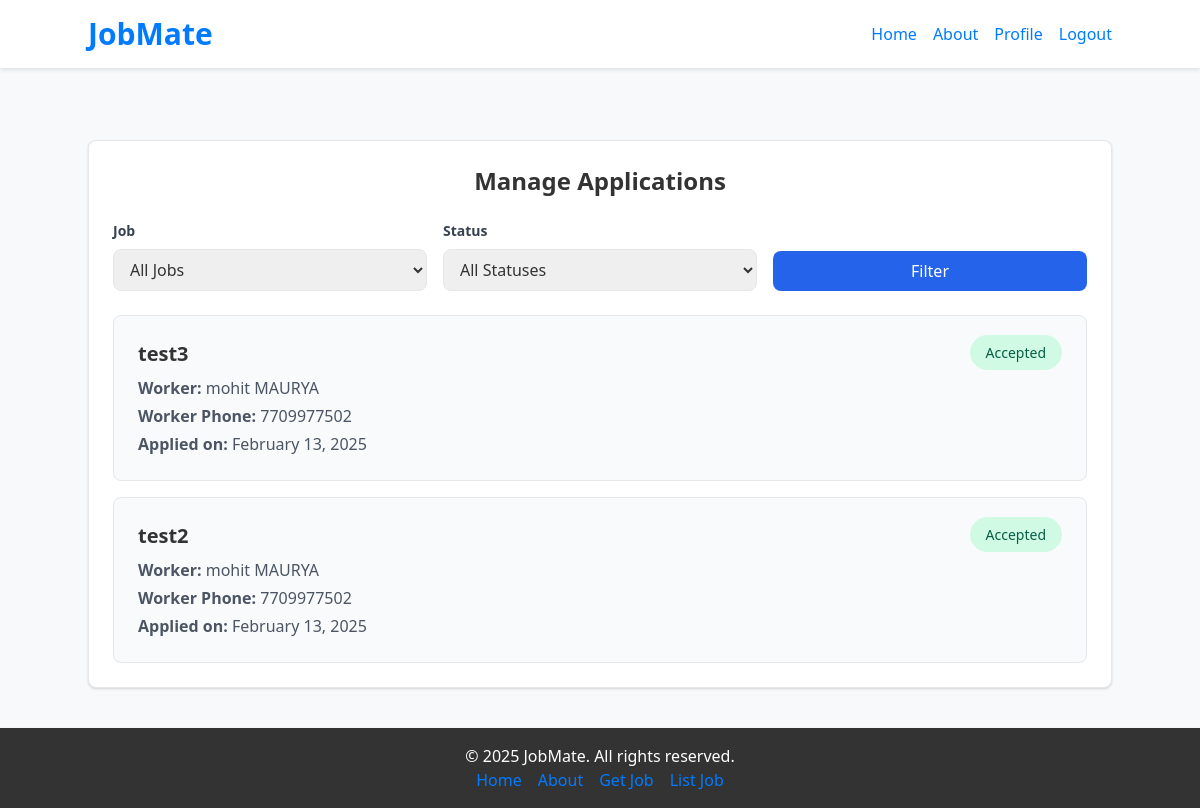
The page /contractor/applications/ (signed in) on the database as committed earlier.
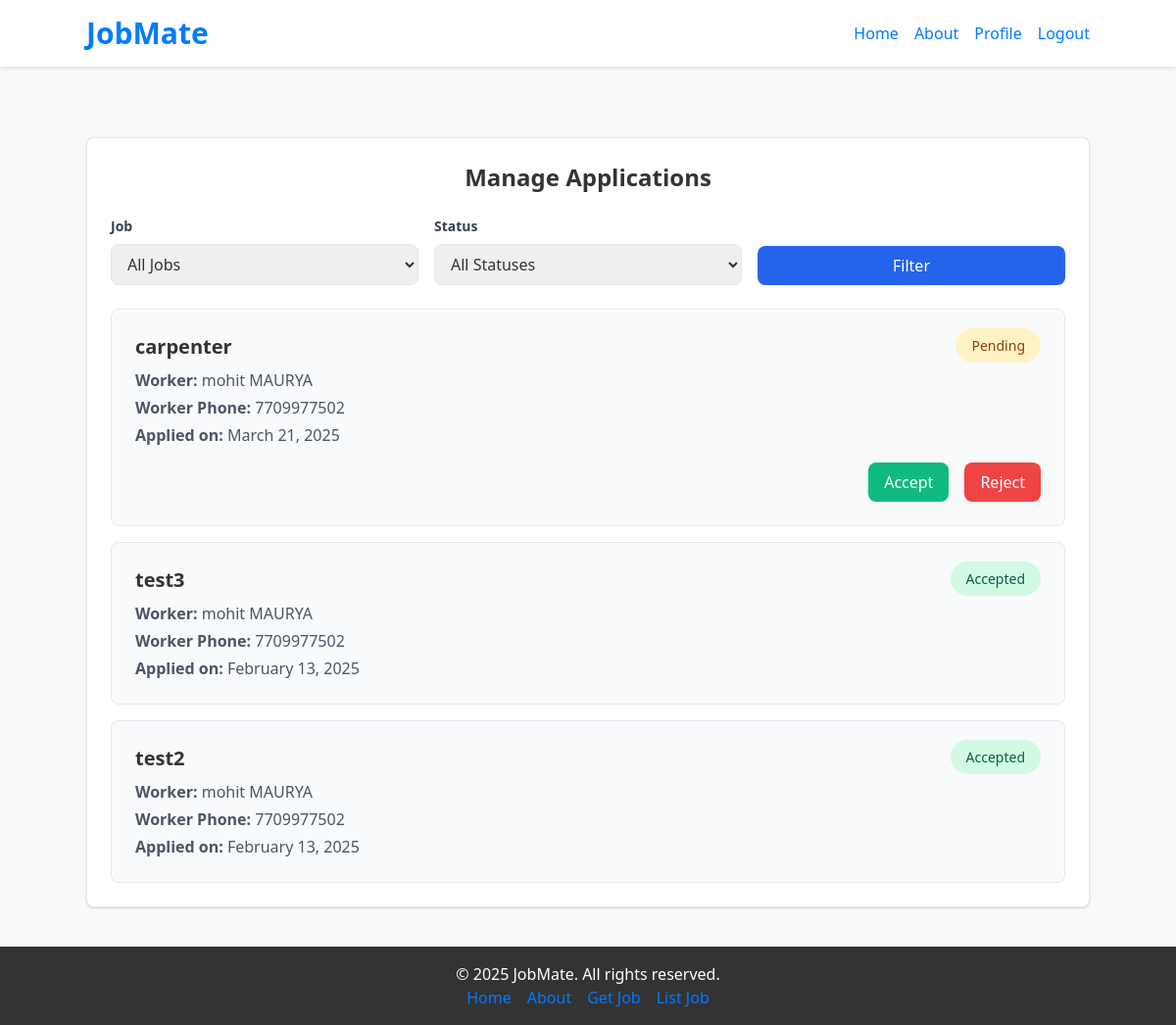
The same page on the database as committed later.
### contractor/models.py (models this page shows, shortened)
class Application(models.Model):
    STATUS_CHOICES = (
        ('pending', 'Pending'),
        ('accepted', 'Accepted'),
        ('rejected', 'Rejected')
    )
    worker = models.ForeignKey('worker.Worker', on_delete=models.CASCADE)
    job = models.ForeignKey(Job, on_delete=models.CASCADE)
    status = models.CharField(max_length=10, choices=STATUS_CHOICES, default='pending')
    applied_at = models.DateTimeField(auto_now_add=True)
    class Meta:
        unique_together = ('worker', 'job')

class Job(models.Model):
    STATUS_CHOICES = (
        ('open', 'Open'),
        ('closed', 'Closed')
    )
    contractor = models.ForeignKey(Contractor, on_delete=models.CASCADE)
    title = models.CharField(max_length=255)
    description = models.TextField()
    location = models.CharField(max_length=255)
    wage = models.DecimalField(max_digits=10, decimal_places=2)
    required_skills = models.TextField(blank=True, null=True)
    created_at = models.DateTimeField(auto_now_add=True)
    status = models.CharField(max_length=10, choices=STATUS_CHOICES, default='open')

### worker/models.py (models this page shows, shortened)
class Worker(models.Model):
    user = models.OneToOneField(CustomUser, on_delete=models.CASCADE, primary_key=True)
    name = models.CharField(max_length=255, blank=True, null=True)
    experience = models.IntegerField(default=0)
    availability = models.BooleanField(default=True)
    location = models.CharField(max_length=255)
    profile_score = models.FloatField(default=0)
    skills = models.ManyToManyField('Skill', through='WorkerSkill')

### accounts/models.py (models this page shows)
class CustomUser(AbstractUser):
    ROLE_CHOICES = (
        ('worker', 'Worker'),
        ('contractor', 'Contractor'),
    )
    role = models.CharField(max_length=20, choices=ROLE_CHOICES, default='worker')
    phone = models.CharField(max_length=15, blank=True, null=True)
    address = models.TextField(blank=True, null=True)
    created_at = models.DateTimeField(auto_now_add=True)
    date_of_birth = models.DateField(blank=True, null=True)

### contractor/views.py (the view)
# urls.py: path('applications/', views.manage_applications, name='manage-applications'),
@login_required(login_url='/login/')
def manage_applications(request):
    contractor = request.user.contractor
    job_filter = request.GET.get('job')
    status_filter = request.GET.get('status')
    applications_list = Application.objects.filter(job__contractor=contractor)
    if job_filter:
        applications_list = applications_list.filter(job_id=job_filter)
    if status_filter:
        applications_list = applications_list.filter(status=status_filter)
    applications_list = applications_list.order_by('-applied_at')
    jobs = contractor.job_set.all()
    paginator = Paginator(applications_list, 10)
    page = request.GET.get('page')
    applications = paginator.get_page(page)
    return render(request, 'manage_applications.html', {
        'applications': applications,
        'jobs': jobs,
        'current_job': job_filter,
        'current_status': status_filter
    })

### contractor/templates/manage_applications.html (shortened to what this page needs)
{% extends "base.html" %}
{% block content %}
<div class="max-w-6xl mx-auto mt-8">
    <div class="bg-white shadow rounded-lg p-6 border">
        <h2 class="text-2xl font-bold mb-6 text-center">Manage Applications</h2>
        <form method="get" class="grid grid-cols-1 md:grid-cols-3 gap-4 mb-6">
            <div>
                <label class="block text-gray-700 text-sm font-bold mb-2" for="job">Job</label>
                <select name="job" id="job" class="w-full px-3 py-2 border rounded-lg focus:outline-none focus:ring-2 focus:ring-blue-600">
                    <option value="">All Jobs</option>
                </select>
            </div>
            <div>
                <label class="block text-gray-700 text-sm font-bold mb-2" for="status">Status</label>
                <select name="status" id="status" class="w-full px-3 py-2 border rounded-lg focus:outline-none focus:ring-2 focus:ring-blue-600">
                    <option value="">All Statuses</option>
                </select>
            </div>
            <div class="flex items-end">
                <button type="submit" class="w-full bg-blue-600 text-white px-4 py-2 rounded-lg hover:bg-blue-700">Filter</button>
            </div>
        </form>
        <div class="space-y-4">
            {% for application in applications %}
            <div class="bg-gray-50 p-6 rounded-lg border">
                <div class="flex justify-between items-start">
                    <div>
                        <h3 class="text-xl font-semibold">{{ application.job.title }}</h3>
                        <div class="mt-2 space-y-1">
                            <p class="text-gray-600"><strong>Worker:</strong> {{ application.worker.user.get_full_name }}</p>
                            <p class="text-gray-600"><strong>Worker Phone:</strong> {{ application.worker.user.phone }}</p>
                            <p class="text-gray-600"><strong>Applied on:</strong> {{ application.applied_at|date:"F j, Y" }}</p>
                        </div>
                    </div>
                    <div class="text-right">
                        <span class="px-4 py-2 rounded-full text-sm
                            {% if application.status == 'pending' %}bg-yellow-100 text-yellow-800
                            {% elif application.status == 'accepted' %}bg-green-100 text-green-800
                            {% else %}bg-red-100 text-red-800{% endif %}">
                            {{ application.get_status_display }}
                        </span>
                    </div>
                </div>
                {% if application.status == 'pending' %}
                <div class="mt-4 flex justify-end space-x-4">
                    <form method="post" action="{% url 'update-application-status' application.id %}">
                        <button type="submit" class="bg-green-500 text-white px-4 py-2 rounded-lg hover:bg-green-600">Accept</button>
                    </form>
                    <form method="post" action="{% url 'update-application-status' application.id %}">
                        <button type="submit" class="bg-red-500 text-white px-4 py-2 rounded-lg hover:bg-red-600">Reject</button>
                    </form>
                </div>
                {% endif %}
            </div>
            {% empty %}
            <div class="text-center py-8">
                <p class="text-gray-600">No applications found.</p>
            </div>
            {% endfor %}
        </div>
    </div>
</div>
{% endblock %}

### templates/base.html (shortened to what this page needs)
{% load static %}
<!DOCTYPE html>
<html lang="en">
<head>
    <link rel="stylesheet" href="https://cdnjs.cloudflare.com/ajax/libs/font-awesome/6.0.0-beta3/css/all.min.css">
    <link rel="stylesheet" href="https://cdnjs.cloudflare.com/ajax/libs/tailwindcss/2.2.19/tailwind.min.css">
    <link rel="stylesheet" href="{% static 'css/styles.css' %}">
</head>
<body>
    <header class="header p-4">
        <div class="container mx-auto flex justify-between items-center">
            <h1 class="text-3xl font-bold"><a href="{% url 'home' %}">JobMate</a></h1>
            <nav>
                <ul class="flex space-x-4">
                    <li><a href="{% url 'home' %}" class="hover:underline">Home</a></li>
                    <li><a href="{% url 'about' %}" class="hover:underline">About</a></li>
                    {% if user.is_authenticated %}
                        <li><a href="{% url 'profile_redirect' %}" class="hover:underline">Profile</a></li>
                        <li><a href="{% url 'logout' %}" class="hover:underline">Logout</a></li>
                    {% else %}
                        <li><a href="{% url 'signup' %}" class="hover:underline">Sign Up</a></li>
                        <li><a href="{% url 'login' %}" class="hover:underline">Login</a></li>
                    {% endif %}
                </ul>
            </nav>
        </div>
    </header>
    <main class="container mx-auto mt-10">
        {% block content %}
        {% endblock %}
    </main>
    <footer class="footer p-4 mt-10">
        <div class="container mx-auto text-center">
            <p>&copy; 2025 JobMate. All rights reserved.</p>
            <nav>
                <ul class="flex justify-center space-x-4">
                    <li><a href="{% url 'home' %}" class="hover:underline">Home</a></li>
                    <li><a href="{% url 'about' %}" class="hover:underline">About</a></li>
                    <li><a href="{% url 'worker-home' %}" class="hover:underline">Get Job</a></li>
                    <li><a href="{% url 'contractor-home' %}" class="hover:underline">List Job</a></li>
                </ul>
            </nav>
        </div>
    </footer>
</body>
</html>

### static/css/styles.css (style rules this page uses)
body { display: flex; flex-direction: column; min-height: 100vh; background-color: #f8f9fa; color: #333333; }
main { flex: 1; }
.header, .footer { background-color: #ffffff; box-shadow: 0 2px 4px rgba(0, 0, 0, 0.1); }
.header a, .footer a { color: #007bff; }
.footer { background-color: #333333; color: #ffffff; }

Rows that differ between the two databases and show on the page:
added Application: job "carpenter", worker.user.get_full_name "mohit MAURYA", worker.user.phone "7709977502", applied_at "March 21, 2025", status "Pending", shows "Accept"
